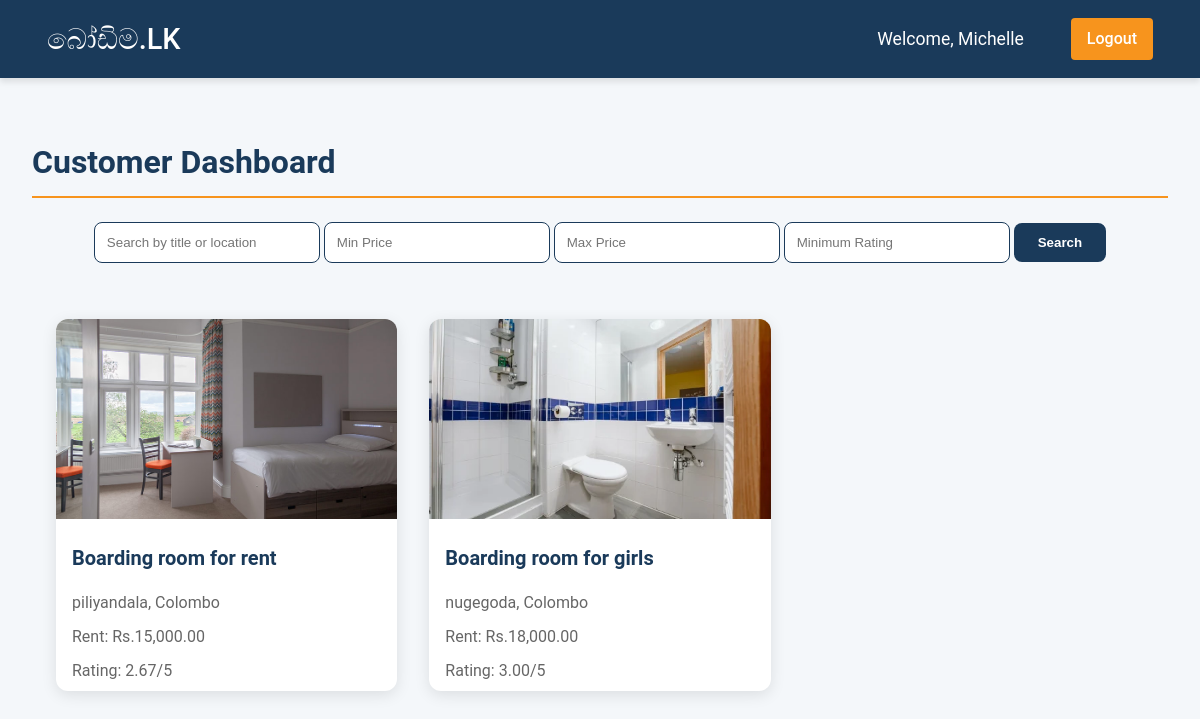
Page /FRONTEND/pages/customer_dashboard.php (signed in) on the committed database.
### tables this page shows
CREATE TABLE `rentals` (
  `id` int(11) NOT NULL,
  `renter_id` int(11) DEFAULT NULL,
  `title` varchar(255) DEFAULT NULL,
  `description` text DEFAULT NULL,
  `full_address` varchar(255) DEFAULT NULL,
  `city` varchar(100) DEFAULT NULL,
  `district` varchar(100) DEFAULT NULL,
  `price` decimal(10,2) DEFAULT NULL,
  `rooms` int(11) DEFAULT NULL,
  `bathrooms` int(11) DEFAULT NULL,
  `is_furnished` tinyint(1) DEFAULT NULL,
  `has_garden` tinyint(1) DEFAULT NULL,
  `has_kitchen` tinyint(1) DEFAULT NULL,
  `is_air_conditioned` tinyint(1) DEFAULT NULL,
  `separate_utility_bills` tinyint(1) DEFAULT NULL,
  `has_parking` tinyint(1) DEFAULT NULL,
  `has_security_cameras` tinyint(1) DEFAULT NULL,
  `proximity_to_road` varchar(100) DEFAULT NULL,
  `contact_whatsapp` varchar(20) DEFAULT NULL,
  `images` text DEFAULT NULL,
  `rating` decimal(3,2) DEFAULT NULL,
  `feedback` text DEFAULT NULL,
  `created_at` timestamp NOT NULL DEFAULT current_timestamp(),
  `is_active` tinyint(1) DEFAULT 1,
  `removed_by_admin` tinyint(1) DEFAULT 0
);

### BACKEND/session.php (called while the page is built, shortened)
<?php
function isLoggedIn() {
    return isset($_SESSION['user_id']);
}
?>

### FRONTEND/pages/customer_dashboard.php (the view, shortened to what this page needs)
<?php
require_once '../../BACKEND/db_connect.php';
require_once '../../BACKEND/session.php';
$isGuest = !isLoggedIn();
$username = $isGuest ? 'Guest' : $_SESSION['username'];
$searchQuery = isset($_GET['search']) ? trim($_GET['search']) : '';
$query_active = "
    SELECT rentals.*,
    COALESCE((
        SELECT AVG(feedback.rating)
        FROM feedback
        WHERE feedback.rental_id = rentals.id
    ), 0) AS avg_rating
    FROM rentals
    WHERE is_active = 1 AND removed_by_admin = 0";
$params = [];
$stmt_active = $pdo->prepare($query_active);
$stmt_active->execute($params);
$active_properties = $stmt_active->fetchAll(PDO::FETCH_ASSOC);
?>
<!DOCTYPE html>
<html lang="en">
<head>
    <link rel="stylesheet" href="../CSS/styles.css">
    <link rel="stylesheet" href="../CSS/customer_dashboard.css">
</head>
<body>
    <nav class="dashboard-nav">
        <div class="nav-brand"><a href="index.html">බෝඩිම.LK</a></div>
        <div class="nav-items">
            <?php if ($isGuest): ?>
                <span>Welcome, Guest!</span>
                <a href="login.php" class="login-btn">Login</a>
            <?php else: ?>
                <span>Welcome, <?php echo htmlspecialchars($username); ?></span>
                <a href="../../BACKEND/logout.php" class="logout-btn">Logout</a>
            <?php endif; ?>
        </div>
    </nav>
    <div class="dashboard-container">
        <div class="main-content">
            <h2>Customer Dashboard</h2>
            <div class="search-bar">
                <form action="customer_dashboard.php" method="GET">
                    <input type="text" name="search" placeholder="Search by title or location" value="<?php echo htmlspecialchars($searchQuery); ?>">
                    <input type="number" name="min_price" placeholder="Min Price" value="<?php echo isset($_GET['min_price']) ? $_GET['min_price'] : ''; ?>">
                    <input type="number" name="max_price" placeholder="Max Price" value="<?php echo isset($_GET['max_price']) ? $_GET['max_price'] : ''; ?>">
                    <input type="number" name="rating" placeholder="Minimum Rating" value="<?php echo isset($_GET['rating']) ? $_GET['rating'] : ''; ?>">
                    <button type="submit">Search</button>
                </form>
            </div>
            <?php if (empty($active_properties)): ?>
                <p>No available properties at the moment.</p>
            <?php else: ?>
                <div class="property-cards-container">
                    <?php foreach ($active_properties as $property): ?>
                        <?php
                        $images = explode(',', $property['images']);
                        $random_image = $images[array_rand($images)];
                        ?>
                        <div class="property-card" onclick="openModal(<?php echo $property['id']; ?>)">
                            <img src="../<?php echo $random_image; ?>" alt="Property Image">
                            <h3><?php echo htmlspecialchars($property['title']); ?></h3>
                            <p><?php echo htmlspecialchars($property['city']); ?>, <?php echo htmlspecialchars($property['district']); ?></p>
                            <p>Rent: Rs.<?php echo number_format($property['price'], 2); ?></p>
                            <p>Rating: <?php echo $property['avg_rating'] > 0 ? number_format($property['avg_rating'], 2) : 'No ratings yet'; ?>/5</p>
                        </div>
                    <?php endforeach; ?>
                </div>
            <?php endif; ?>
        </div>
    </div>
</body>
</html>

### FRONTEND/CSS/styles.css (style rules this page uses)
:root { --primary-color: #1a3a5a; --secondary-color: #f7941d; --accent-color: #f4f7fa; --text-color: #333333; --text-secondary-color: #666666; --white-color: #ffffff; --border-color: #e1e1e1; --success-color: #28a745; --error-color: #dc3545; --shadow-sm: 0 2px 4px rgba(0, 0, 0, 0.1); --shadow-md: 0 4px 6px rgba(0, 0, 0, 0.1); --shadow-lg: 0 10px 15px rgba(0, 0, 0, 0.1); --transition: all 0.3s ease; }
body { font-family: 'Roboto', 'Arial', sans-serif; margin: 0; padding: 0; background-color: var(--accent-color); color: var(--text-color); line-height: 1.6; }
a { text-decoration: none; color: var(--primary-color); transition: color 0.3s ease; }
button { padding: 12px 24px; border: none; background-color: var(--secondary-color); color: var(--white-color); cursor: pointer; border-radius: 5px; font-weight: bold; transition: background-color 0.3s ease, transform 0.2s ease; }
nav a { margin: 0 15px; font-weight: 500; }
.nav-brand a { color: var(--white-color); }

### FRONTEND/CSS/customer_dashboard.css (style rules this page uses)
.dashboard-nav { position: sticky; top: 0; z-index: 100; display: flex; justify-content: space-between; align-items: center; padding: 1rem 2rem; background-color: var(--primary-color); color: var(--white-color); box-shadow: var(--shadow-md); }
.nav-brand { font-size: 1.8rem; font-weight: bold; color: var(--white-color); }
.nav-items { display: flex; align-items: center; gap: 2rem; }
.nav-items span { font-size: 1.1rem; }
.logout-btn, .login-btn { padding: 0.5rem 1rem; background-color: var(--secondary-color); color: var(--white-color); border-radius: 4px; transition: all 0.3s ease; }
.dashboard-container { padding: 2rem; }
.main-content h2 { color: var(--primary-color); font-size: 2rem; margin-bottom: 1.5rem; border-bottom: 2px solid var(--secondary-color); padding-bottom: 0.5rem; }
.search-bar { margin-bottom: 2rem; display: flex; gap: 1rem; align-items: center; justify-content: center; }
.search-bar input { padding: 0.75rem; border-radius: 8px; border: 1px solid var(--primary-color); width: 200px; }
.search-bar button { padding: 0.75rem 1.5rem; background-color: var(--primary-color); color: white; border: none; border-radius: 8px; cursor: pointer; transition: background-color 0.3s ease; }
.property-cards-container { display: grid; grid-template-columns: repeat(auto-fill, minmax(300px, 1fr)); gap: 2rem; padding: 1.5rem; }
.property-card { background: white; border: none; border-radius: 12px; overflow: hidden; box-shadow: 0 4px 15px rgba(0, 0, 0, 0.1); transition: all 0.3s ease; position: relative; cursor: pointer; }
.property-card img { width: 100%; height: 200px; object-fit: cover; transition: transform 0.3s ease; }
.property-card h3 { font-size: 1.25rem; margin: 1rem; color: var(--primary-color); }
.property-card p { margin: 0.5rem 1rem; color: var(--text-secondary-color); }

### rows in the picture
rentals: shows a picture, title "Boarding room for rent", city "piliyandala", district "Colombo", price "15,000.00", avg_rating "2.67"
rentals: shows a picture, title "Boarding room for girls", city "nugegoda", district "Colombo", price "18,000.00", avg_rating "3.00"

### other values in the picture
$username "Michelle"
